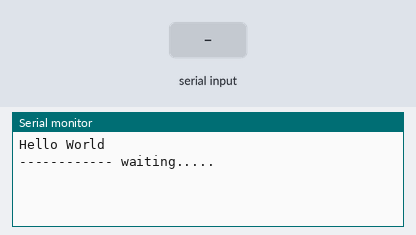
The sketch below on a simulated Arduino Uno, built with avr-gcc and run on an emulated ATmega328P. Shown: the last lines printed to the serial monitor. Inputs (shaded band) come from the test bench.

Above: at 1.2 s.
1.3 s: "1" received over Serial
At 3.2 s:
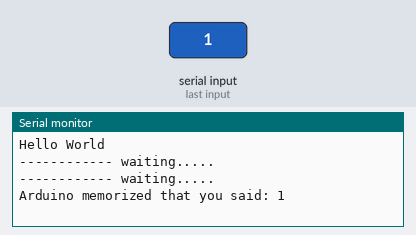
3.5 s: "0" received over Serial
At 4.8 s:
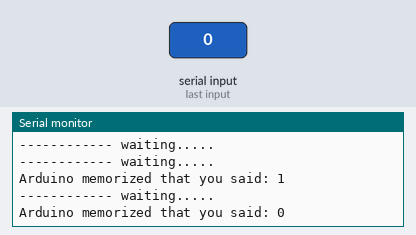
5.0 s: "2" received over Serial
At 6.4 s:
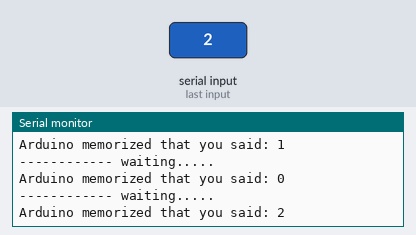

The sketch:

serial-print-whats-sent.ino
```cpp
/* ------------------------------------------------
 * SERIAL COM - HANDELING MULTIPLE BYTES inside ARDUINO - 03_function development
 * by beltran berrocal
 *
 * this prog establishes a connection with the pc and waits for it to send him
 * a long string of characters like "hello Arduino!".
 * Then Arduino informs the pc that it heard the whole sentence
 *
 * the same as examlpe 02 but it deploys 2 reusable functions.
 * for doing the same job.
 * readSerialString() and  printSerialString()
 * the only problem is that they use global variables instead of getting them passed
 * as parameters. this means that in order to reuse this code you should also copy
 * the 4 variables instantiated at the beginning of the code.
 * Another problem is that if you expect more than one string at a time
 * you will have to duplicate and change names to all variables as well as the functions.
 * Next version should have the possibility to pass the array as a parameter to the function.
 *
 * created 15 Decembre 2005;
 * copyleft 2005 Progetto25zero1  <http://www.progetto25zero1.com>
 *
 * --------------------------------------------------- */

int  serIn;             // var that will hold the bytes-in read from the serialBuffer
char serInString[100];  // array that will hold the different bytes  100=100characters;
// -> you must state how long the array will be else it won't work.
int  serInIndx  = 0;    // index of serInString[] in which to insert the next incoming byte
int  serOutIndx = 0;    // index of the outgoing serInString[] array;


/*read a string from the serial and store it in an array
 //you must supply the array variable and the index count
 void readSerialString (char *strArray, int indx) {
 int sb;                               //declare local serial byte before anything else
 Serial.print("reading Serial String: ");
 if(serialAvailable()) {
 while (serialAvailable()){
 sb = serialRead();
 strArray[indx] = sb;
 indx++;
 serialWrite(sb);
 }
 }
 Serial.println();
 }
 */

//read a string from the serial and store it in an array
//this func uses globally set variable so it's not so reusable
//I need to find the right syntax to be able to pass to the function 2 parameters:
// the stringArray and (eventually) the index count
void readSerialString () {
  int sb;
  if(Serial.available()) {
    //Serial.print("reading Serial String: ");     //optional confirmation
    while (Serial.available()){
      sb = Serial.read();
      serInString[serInIndx] = sb;
      serInIndx++;
      //serialWrite(sb);                        //optional confirmation
    }
    //Serial.println();
  }
}

//print the string all in one time
//this func as well uses global variables
void printSerialString() {
  if( serInIndx > 0) {
    Serial.print("Arduino memorized that you said: ");
    //loop through all bytes in the array and print them out
    for(serOutIndx=0; serOutIndx < serInIndx; serOutIndx++) {
      Serial.print( serInString[serOutIndx] );    //print out the byte at the specified index
      //serInString[serOutIndx] = "";            //optional: flush out the content
    }
    //reset all the functions to be able to fill the string back with content
    serOutIndx = 0;
    serInIndx  = 0;
    Serial.println();
  }

}


void setup() {
  Serial.begin(9600);
  Serial.println("Hello World");
}

void loop () {
  //simple feedback from Arduino

  //read the serial port and create a string out of what you read
  //readSerialString(serInString, serInIndx);
  readSerialString();

  //do somenthing else perhaps wait for other data or read another Serial string
  Serial.println ("------------ waiting..... ");

  //try to print out collected information. it will do it only if there actually is some info.
  printSerialString();

  //slows down the visualization in the terminal
  delay(2000);
}
```

Measured:
- after the input at 1.3 s, the serial monitor: prints a new line after 0.73 s (image 1)
- after the input at 3.5 s, the serial monitor: prints a new line after 0.53 s (image 2)
- after the input at 5.0 s, the serial monitor: prints a new line after 1.0 s (image 3)
